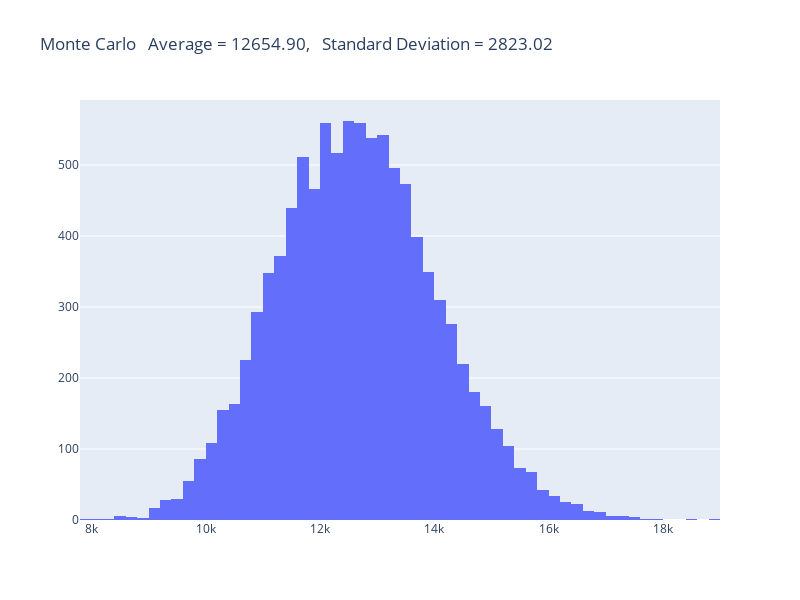

Write notebook code for a chart like this one.
### Code cell
from plotly.subplots import make_subplots
import plotly.graph_objects as go
import warnings
warnings.filterwarnings('ignore')

fig = make_subplots(rows=1, cols=1)

fig.add_trace(
    go.Histogram(x=dpSample, nbinsx=90, name='Monte Carlo')
)

fig.update_layout(height=600, width=800, title_text=f'Monte Carlo \n Average = {np.mean(dpSample):.2f}, \n Standard Deviation = {np.std(dpSample)*2:.2f}')
fig.show()

### Figure 1 — Plotly figure (JSON) as saved in the notebook; plotly's stock layout.template omitted (floating-point values rounded to 4 significant figures; data arrays with more than 128 entries replaced by an {"elided": "..."} marker saying what was removed)
{"data": [{"name": "Monte Carlo", "nbinsx": 90, "type": "histogram", "x": {"elided": "10000 float values"}}], "layout": {"height": 600, "title": {"text": "Monte Carlo \n Average = 12654.90, \n Standard Deviation = 2823.02"}, "width": 800, "xaxis": {"anchor": "y", "domain": [0, 1]}, "yaxis": {"anchor": "x", "domain": [0, 1]}}}
